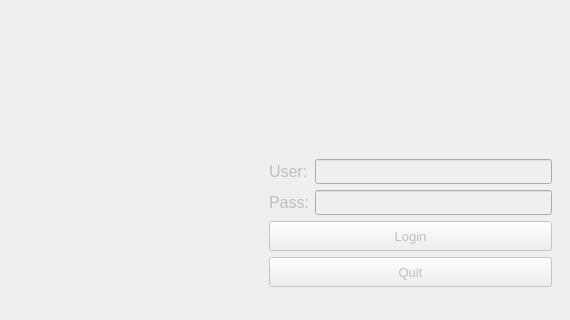
    <widget class="QWidget" name="page1_login">
     <widget class="QFrame" name="formFrame_2">
      <property name="enabled">
       <bool>false</bool>
      </property>
      <property name="geometry">
       <rect>
        <x>260</x>
        <y>150</y>
        <width>301</width>
        <height>161</height>
       </rect>
      </property>
      <layout class="QFormLayout" name="formCredentials">
       <item row="0" column="0">
        <widget class="QLabel" name="labelUser">
         <property name="font">
          <font>
           <pointsize>12</pointsize>
          </font>
         </property>
         <property name="text">
          <string>User:</string>
         </property>
        </widget>
       </item>
       <item row="0" column="1">
        <widget class="QLineEdit" name="lineUser">
         <property name="minimumSize">
          <size>
           <width>0</width>
           <height>25</height>
          </size>
         </property>
        </widget>
       </item>
       <item row="1" column="0">
        <widget class="QLabel" name="labelPass">
         <property name="font">
          <font>
           <pointsize>12</pointsize>
          </font>
         </property>
         <property name="text">
          <string>Pass:</string>
         </property>
        </widget>
       </item>
       <item row="1" column="1">
        <widget class="QLineEdit" name="linePass">
         <property name="minimumSize">
          <size>
           <width>175</width>
           <height>25</height>
          </size>
         </property>
         <property name="echoMode">
          <enum>QLineEdit::Password</enum>
         </property>
         <property name="clearButtonEnabled">
          <bool>false</bool>
         </property>
        </widget>
       </item>
       <item row="2" column="0" colspan="2">
        <widget class="QPushButton" name="buttonLogin">
         <property name="minimumSize">
          <size>
           <width>0</width>
           <height>30</height>
          </size>
         </property>
         <property name="font">
          <font>
           <pointsize>10</pointsize>
          </font>
         </property>
         <property name="text">
          <string>Login</string>
         </property>
        </widget>
       </item>
       <item row="3" column="0" colspan="2">
        <widget class="QPushButton" name="buttonQuit_3">
         <property name="minimumSize">
          <size>
           <width>0</width>
           <height>30</height>
          </size>
         </property>
         <property name="font">
          <font>
           <pointsize>10</pointsize>
          </font>
         </property>
         <property name="text">
          <string>Quit</string>
         </property>
        </widget>
       </item>
      </layout>
     </widget>
    </widget>
